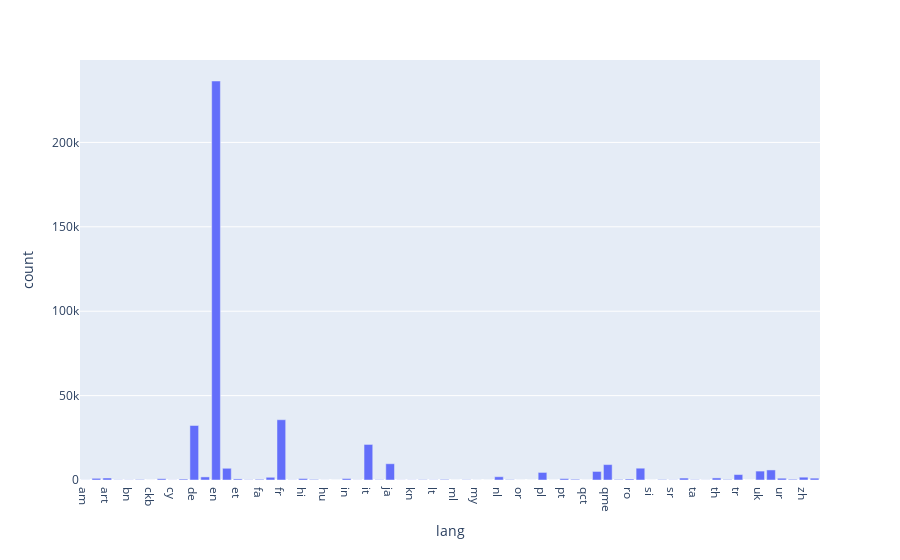

The code cell stored with this chart in its notebook:
### Code cell
df.groupby('lang').count().orderBy('lang').pandas_api().plot.bar('lang', 'count')

### Figure 1 — Plotly figure (JSON) as saved in the notebook; plotly's stock layout.template omitted (floating-point values rounded to 4 significant figures)
{"data": [{"alignmentgroup": "True", "hovertemplate": "lang=%{x}<br>count=%{y}<extra></extra>", "legendgroup": "", "marker": {"color": "#636efa", "pattern": {"shape": ""}}, "name": "", "offsetgroup": "", "orientation": "v", "showlegend": false, "textposition": "auto", "type": "bar", "x": ["am", "ar", "art", "bg", "bn", "ca", "ckb", "cs", "cy", "da", "de", "el", "en", "es", "et", "eu", "fa", "fi", "fr", "gu", "hi", "ht", "hu", "hy", "in", "is", "it", "iw", "ja", "ka", "kn", "ko", "lt", "lv", "ml", "mr", "my", "ne", "nl", "no", "or", "pa", "pl", "ps", "pt", "qam", "qct", "qht", "qme", "qst", "ro", "ru", "si", "sl", "sr", "sv", "ta", "te", "th", "tl", "tr", "ug", "uk", "und", "ur", "vi", "zh", "zxx"], "xaxis": "x", "y": [46, 999, 1181, 119, 107, 290, 7, 758, 64, 546, 32297, 1832, 236385, 6941, 636, 141, 413, 1610, 35712, 83, 863, 323, 36, 8, 883, 68, 21066, 184, 9637, 63, 89, 201, 112, 339, 12, 155, 31, 7, 1945, 224, 10, 13, 4486, 6, 823, 424, 3, 5065, 9134, 326, 581, 6989, 4, 261, 110, 1147, 191, 62, 1227, 291, 3225, 1, 5282, 5952, 1060, 416, 1673, 1098], "yaxis": "y"}], "layout": {"barmode": "relative", "legend": {"tracegroupgap": 0}, "margin": {"t": 60}, "xaxis": {"anchor": "y", "domain": [0, 1], "title": {"text": "lang"}}, "yaxis": {"anchor": "x", "domain": [0, 1], "title": {"text": "count"}}}}
